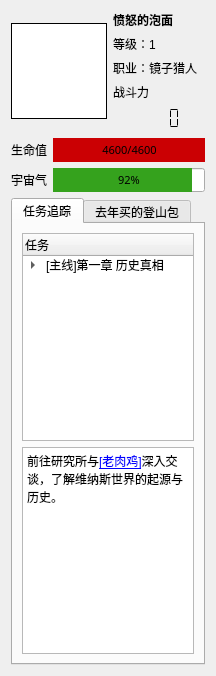
<?xml version="1.0" encoding="UTF-8"?>
<ui version="4.0">
 <class>GameStatusBarWidget</class>
 <widget class="QWidget" name="GameStatusBarWidget">
  <property name="geometry">
   <rect>
    <x>0</x>
    <y>0</y>
    <width>216</width>
    <height>676</height>
   </rect>
  </property>
  <property name="sizePolicy">
   <sizepolicy hsizetype="Maximum" vsizetype="Fixed">
    <horstretch>0</horstretch>
    <verstretch>0</verstretch>
   </sizepolicy>
  </property>
  <property name="minimumSize">
   <size>
    <width>216</width>
    <height>0</height>
   </size>
  </property>
  <property name="maximumSize">
   <size>
    <width>216</width>
    <height>16777215</height>
   </size>
  </property>
  <property name="windowTitle">
   <string>Form</string>
  </property>
  <layout class="QVBoxLayout" name="verticalLayout_3">
   <item>
    <layout class="QHBoxLayout" name="horizontalLayout_2">
     <item>
      <widget class="QGraphicsView" name="graphicsGravatar">
       <property name="sizePolicy">
        <sizepolicy hsizetype="Fixed" vsizetype="Fixed">
         <horstretch>0</horstretch>
         <verstretch>0</verstretch>
        </sizepolicy>
       </property>
       <property name="minimumSize">
        <size>
         <width>96</width>
         <height>96</height>
        </size>
       </property>
       <property name="maximumSize">
        <size>
         <width>96</width>
         <height>96</height>
        </size>
       </property>
       <property name="toolTip">
        <string>&lt;html&gt;&lt;head/&gt;&lt;body&gt;&lt;p&gt;Gravatar是Globally Recognized Avatar的缩写，是gravatar推出的一项服务，意为“全球通用头像”。如果在Gravatar的服务器上放置了你自己的头像，只要提供与之关联的email地址，coeus便可以通过该email获取到你的个性头像，并且呈现给其它在线玩家。&lt;/p&gt;&lt;p&gt;访问：&lt;a href=&quot;http://cn.gravatar.com/&quot;&gt;&lt;span style=&quot; text-decoration: underline; color:#0000ff;&quot;&gt;http://cn.gravatar.com/&lt;/span&gt;&lt;/a&gt;&lt;/p&gt;&lt;/body&gt;&lt;/html&gt;</string>
       </property>
       <property name="whatsThis">
        <string>&lt;html&gt;&lt;head/&gt;&lt;body&gt;&lt;p&gt;Gravatar是Globally Recognized Avatar的缩写，是gravatar推出的一项服务，意为“全球通用头像”。如果在Gravatar的服务器上放置了你自己的头像，只要提供与之关联的email地址，coeus便可以通过该email获取到你的个性头像，并且呈现给其它在线玩家。&lt;/p&gt;&lt;p&gt;访问：&lt;a href=&quot;http://cn.gravatar.com/&quot;&gt;&lt;span style=&quot; text-decoration: underline; color:#0000ff;&quot;&gt;http://cn.gravatar.com/&lt;/span&gt;&lt;/a&gt;&lt;/p&gt;&lt;/body&gt;&lt;/html&gt;</string>
       </property>
       <property name="styleSheet">
        <string notr="true">background-image :url(:/coeus_client_qt/AngryPowman.jpg);</string>
       </property>
       <property name="frameShape">
        <enum>QFrame::Box</enum>
       </property>
       <property name="frameShadow">
        <enum>QFrame::Plain</enum>
       </property>
       <property name="lineWidth">
        <number>1</number>
       </property>
       <property name="midLineWidth">
        <number>1</number>
       </property>
       <property name="verticalScrollBarPolicy">
        <enum>Qt::ScrollBarAlwaysOff</enum>
       </property>
       <property name="horizontalScrollBarPolicy">
        <enum>Qt::ScrollBarAlwaysOff</enum>
       </property>
       <property name="interactive">
        <bool>false</bool>
       </property>
       <property name="resizeAnchor">
        <enum>QGraphicsView::AnchorViewCenter</enum>
       </property>
      </widget>
     </item>
     <item>
      <layout class="QVBoxLayout" name="verticalLayout">
       <item>
        <widget class="QLabel" name="lblNickname">
         <property name="text">
          <string>&lt;html&gt;&lt;head/&gt;&lt;body&gt;&lt;p&gt;&lt;span style=&quot; font-weight:600;&quot;&gt;愤怒的泡面&lt;/span&gt;&lt;/p&gt;&lt;/body&gt;&lt;/html&gt;</string>
         </property>
        </widget>
       </item>
       <item>
        <widget class="QLabel" name="label">
         <property name="text">
          <string>等级：1</string>
         </property>
        </widget>
       </item>
       <item>
        <layout class="QHBoxLayout" name="horizontalLayout">
         <item>
          <widget class="QLabel" name="label_9">
           <property name="sizePolicy">
            <sizepolicy hsizetype="Preferred" vsizetype="Preferred">
             <horstretch>0</horstretch>
             <verstretch>0</verstretch>
            </sizepolicy>
           </property>
           <property name="text">
            <string>职业：镜子猎人</string>
           </property>
           <property name="scaledContents">
            <bool>false</bool>
           </property>
          </widget>
         </item>
        </layout>
       </item>
       <item>
        <layout class="QGridLayout" name="gridLayout_4">
         <item row="0" column="0">
          <widget class="QLabel" name="label_11">
           <property name="text">
            <string>战斗力</string>
           </property>
          </widget>
         </item>
         <item row="1" column="0">
          <widget class="QLCDNumber" name="lcdPower">
           <property name="sizePolicy">
            <sizepolicy hsizetype="Preferred" vsizetype="Fixed">
             <horstretch>0</horstretch>
             <verstretch>0</verstretch>
            </sizepolicy>
           </property>
           <property name="maximumSize">
            <size>
             <width>106</width>
             <height>25</height>
            </size>
           </property>
           <property name="frameShape">
            <enum>QFrame::NoFrame</enum>
           </property>
           <property name="frameShadow">
            <enum>QFrame::Raised</enum>
           </property>
           <property name="smallDecimalPoint">
            <bool>false</bool>
           </property>
           <property name="digitCount">
            <number>5</number>
           </property>
           <property name="mode">
            <enum>QLCDNumber::Dec</enum>
           </property>
           <property name="segmentStyle">
            <enum>QLCDNumber::Flat</enum>
           </property>
           <property name="value" stdset="0">
            <double>0.000000000000000</double>
           </property>
           <property name="intValue" stdset="0">
            <number>0</number>
           </property>
          </widget>
         </item>
        </layout>
       </item>
       <item>
        <spacer name="verticalSpacer">
         <property name="orientation">
          <enum>Qt::Vertical</enum>
         </property>
         <property name="sizeType">
          <enum>QSizePolicy::Fixed</enum>
         </property>
         <property name="sizeHint" stdset="0">
          <size>
           <width>20</width>
           <height>2</height>
          </size>
         </property>
        </spacer>
       </item>
      </layout>
     </item>
     <item>
      <spacer name="horizontalSpacer_2">
       <property name="orientation">
        <enum>Qt::Horizontal</enum>
       </property>
       <property name="sizeHint" stdset="0">
        <size>
         <width>40</width>
         <height>20</height>
        </size>
       </property>
      </spacer>
     </item>
    </layout>
   </item>
   <item>
    <layout class="QHBoxLayout" name="horizontalLayout_6"/>
   </item>
   <item>
    <layout class="QVBoxLayout" name="verticalLayout_2">
     <item>
      <layout class="QHBoxLayout" name="horizontalLayout_3">
       <item>
        <widget class="QLabel" name="label_12">
         <property name="sizePolicy">
          <sizepolicy hsizetype="Fixed" vsizetype="Fixed">
           <horstretch>0</horstretch>
           <verstretch>0</verstretch>
          </sizepolicy>
         </property>
         <property name="minimumSize">
          <size>
           <width>36</width>
           <height>12</height>
          </size>
         </property>
         <property name="text">
          <string>生命值</string>
         </property>
         <property name="scaledContents">
          <bool>false</bool>
         </property>
        </widget>
       </item>
       <item>
        <widget class="QProgressBar" name="progressHp">
         <property name="sizePolicy">
          <sizepolicy hsizetype="Expanding" vsizetype="Fixed">
           <horstretch>0</horstretch>
           <verstretch>0</verstretch>
          </sizepolicy>
         </property>
         <property name="font">
          <font>
           <family>微软雅黑</family>
           <pointsize>8</pointsize>
           <weight>50</weight>
           <bold>false</bold>
          </font>
         </property>
         <property name="styleSheet">
          <string notr="true">QProgressBar::chunk {
    background-color: rgb(203, 0, 3);
}</string>
         </property>
         <property name="value">
          <number>100</number>
         </property>
         <property name="alignment">
          <set>Qt::AlignCenter</set>
         </property>
         <property name="textVisible">
          <bool>true</bool>
         </property>
         <property name="orientation">
          <enum>Qt::Horizontal</enum>
         </property>
         <property name="invertedAppearance">
          <bool>false</bool>
         </property>
         <property name="textDirection">
          <enum>QProgressBar::TopToBottom</enum>
         </property>
         <property name="format">
          <string>4600/4600</string>
         </property>
        </widget>
       </item>
      </layout>
     </item>
     <item>
      <layout class="QHBoxLayout" name="horizontalLayout_5">
       <item>
        <widget class="QLabel" name="label_10">
         <property name="sizePolicy">
          <sizepolicy hsizetype="Fixed" vsizetype="Fixed">
           <horstretch>0</horstretch>
           <verstretch>0</verstretch>
          </sizepolicy>
         </property>
         <property name="minimumSize">
          <size>
           <width>36</width>
           <height>12</height>
          </size>
         </property>
         <property name="text">
          <string>宇宙气</string>
         </property>
         <property name="scaledContents">
          <bool>false</bool>
         </property>
        </widget>
       </item>
       <item>
        <widget class="QProgressBar" name="progressExp">
         <property name="font">
          <font>
           <family>微软雅黑</family>
           <pointsize>8</pointsize>
           <weight>50</weight>
           <bold>false</bold>
          </font>
         </property>
         <property name="autoFillBackground">
          <bool>false</bool>
         </property>
         <property name="styleSheet">
          <string notr="true">QProgressBar::chunk {
    background-color: rgb(53, 162, 29);
}</string>
         </property>
         <property name="value">
          <number>92</number>
         </property>
         <property name="alignment">
          <set>Qt::AlignCenter</set>
         </property>
         <property name="textVisible">
          <bool>true</bool>
         </property>
         <property name="orientation">
          <enum>Qt::Horizontal</enum>
         </property>
         <property name="invertedAppearance">
          <bool>false</bool>
         </property>
         <property name="textDirection">
          <enum>QProgressBar::TopToBottom</enum>
         </property>
         <property name="format">
          <string>%p%</string>
         </property>
        </widget>
       </item>
      </layout>
     </item>
    </layout>
   </item>
   <item>
    <widget class="QTabWidget" name="tabWidget">
     <property name="sizePolicy">
      <sizepolicy hsizetype="Expanding" vsizetype="Expanding">
       <horstretch>0</horstretch>
       <verstretch>0</verstretch>
      </sizepolicy>
     </property>
     <property name="currentIndex">
      <number>0</number>
     </property>
     <widget class="QWidget" name="tab_2">
      <attribute name="title">
       <string>任务追踪</string>
      </attribute>
      <layout class="QVBoxLayout" name="verticalLayout_4">
       <item>
        <widget class="QTreeWidget" name="treeWidget">
         <column>
          <property name="text">
           <string>任务</string>
          </property>
         </column>
         <item>
          <property name="text">
           <string>[主线]第一章 历史真相</string>
          </property>
          <item>
           <property name="text">
            <string>不应该存在的世界</string>
           </property>
          </item>
          <item>
           <property name="text">
            <string>史诗级的谈判</string>
           </property>
          </item>
          <item>
           <property name="text">
            <string>一触即发</string>
           </property>
          </item>
         </item>
        </widget>
       </item>
       <item>
        <widget class="QTextBrowser" name="textBrowser">
         <property name="sizePolicy">
          <sizepolicy hsizetype="Expanding" vsizetype="Expanding">
           <horstretch>0</horstretch>
           <verstretch>0</verstretch>
          </sizepolicy>
         </property>
         <property name="tabChangesFocus">
          <bool>true</bool>
         </property>
         <property name="html">
          <string>&lt;!DOCTYPE HTML PUBLIC &quot;-//W3C//DTD HTML 4.0//EN&quot; &quot;http://www.w3.org/TR/REC-html40/strict.dtd&quot;&gt;
&lt;html&gt;&lt;head&gt;&lt;meta name=&quot;qrichtext&quot; content=&quot;1&quot; /&gt;&lt;style type=&quot;text/css&quot;&gt;
p, li { white-space: pre-wrap; }
&lt;/style&gt;&lt;/head&gt;&lt;body style=&quot; font-family:'SimSun'; font-size:9pt; font-weight:400; font-style:normal;&quot;&gt;
&lt;p style=&quot; margin-top:0px; margin-bottom:0px; margin-left:0px; margin-right:0px; -qt-block-indent:0; text-indent:0px;&quot;&gt;前往研究所与&lt;a href=&quot;[老肉鸡]&quot;&gt;&lt;span style=&quot; text-decoration: underline; color:#0000ff;&quot;&gt;[老肉鸡]&lt;/span&gt;&lt;/a&gt;深入交谈，了解维纳斯世界的起源与历史。&lt;/p&gt;&lt;/body&gt;&lt;/html&gt;</string>
         </property>
        </widget>
       </item>
      </layout>
     </widget>
     <widget class="QWidget" name="tab">
      <attribute name="title">
       <string>去年买的登山包</string>
      </attribute>
     </widget>
    </widget>
   </item>
  </layout>
 </widget>
 <tabstops>
  <tabstop>graphicsGravatar</tabstop>
 </tabstops>
 <resources/>
 <connections/>
</ui>
